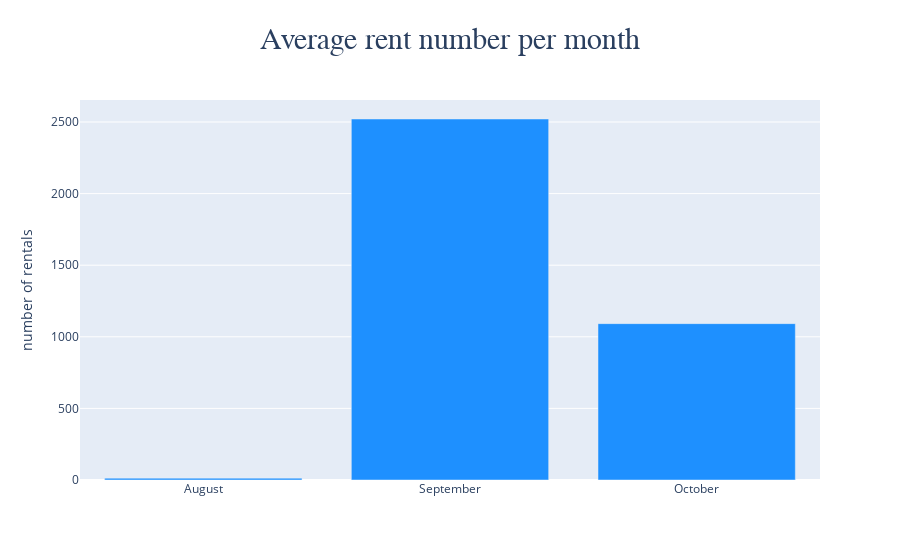

Notebook source saved alongside this figure:
### Code cell
#This is the same plot but by using plotly

fig = go.FigureWidget(data=go.Bar(y=average_rent['result'], x = ['August','September','October']))
fig.update_layout(
    title={
        'text': 'Average rent number per month',
         'font': {
              'family': 'Calibri',
              'size': 30
        },'y':0.95,
        'x':0.5,
        'xanchor': 'center',
        'yanchor': 'top'})
fig.update_traces(marker_color='dodgerblue')
fig.update_yaxes(
    title_text = 'number of rentals',
    )
fig.update_xaxes(
    title_text = None

    )

fig.show()

### Figure 1 — Plotly figure (JSON) as saved in the notebook; plotly's stock layout.template omitted (floating-point values rounded to 4 significant figures)
{"data": [{"marker": {"color": "dodgerblue"}, "type": "bar", "uid": "816b5afd-01c5-4963-bf0f-d669f382b775", "x": ["August", "September", "October"], "y": [13, 2521, 1092]}], "layout": {"title": {"font": {"family": "Calibri", "size": 30}, "text": "Average rent number per month", "x": 0.5, "xanchor": "center", "y": 0.95, "yanchor": "top"}, "yaxis": {"title": {"text": "number of rentals"}}}}
